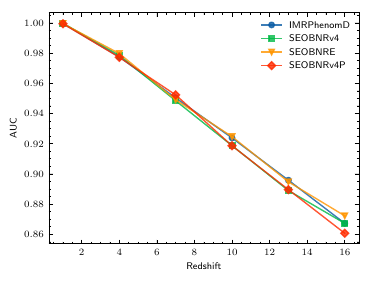

Write Python code to recreate this figure.
import numpy as np
import matplotlib
import matplotlib.pyplot as plt
auc_list = np.load('imr_auc.npy')

z = np.array([1, 4, 7, 10, 13, 16])
markersize = 4
auc_index = [0,1,2,3]
marker = ['o', 's', 'v', 'D', 'p']
label = ['IMRPhenomD', 'SEOBNRv4', 'SEOBNRE', 'SEOBNRv4P']
with plt.style.context(['science', 'nature', #'retro'
                       ]):
    plt.figure(figsize=(4,3), dpi=150)
    for i, m,l in zip(auc_index, marker, label):
        plt.plot(z, auc_list[i, :], marker=m, label=l, markersize=markersize,alpha=0.8# linewidth=1.2,
                )
#     plt.xlabel(r'$z$')
    plt.xlabel('Redshift')
    plt.ylabel('AUC')
    plt.legend()
    plt.xticks([2, 4, 6, 8,10,12,14,16, ])
plt.savefig('imr_auc.pdf', bbox_inches='tight', dpi=300) 